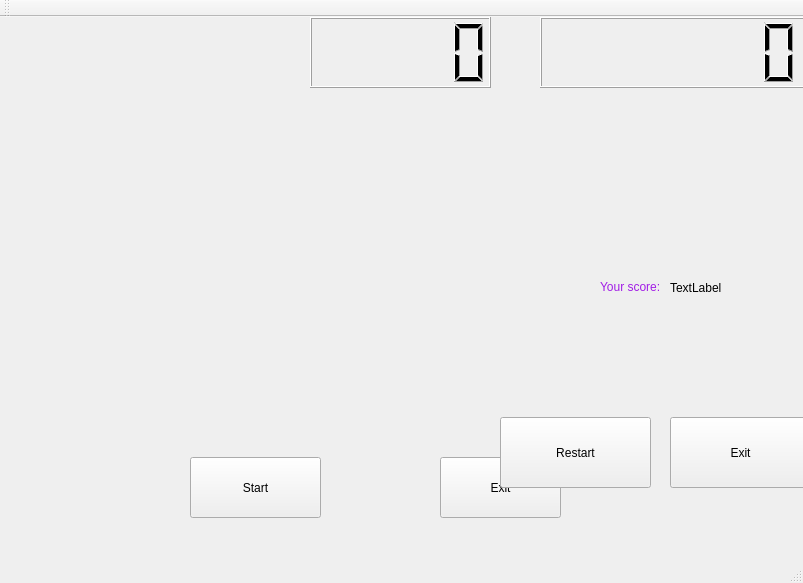
<?xml version="1.0" encoding="UTF-8"?>
<ui version="4.0">
 <class>Taiko</class>
 <widget class="QMainWindow" name="Taiko">
  <property name="geometry">
   <rect>
    <x>0</x>
    <y>0</y>
    <width>803</width>
    <height>583</height>
   </rect>
  </property>
  <property name="windowTitle">
   <string>Taiko</string>
  </property>
  <widget class="QWidget" name="centralWidget">
   <widget class="QPushButton" name="Start">
    <property name="geometry">
     <rect>
      <x>190</x>
      <y>440</y>
      <width>131</width>
      <height>61</height>
     </rect>
    </property>
    <property name="text">
     <string>Start</string>
    </property>
   </widget>
   <widget class="QPushButton" name="Exit">
    <property name="geometry">
     <rect>
      <x>440</x>
      <y>440</y>
      <width>121</width>
      <height>61</height>
     </rect>
    </property>
    <property name="text">
     <string>Exit</string>
    </property>
   </widget>
   <widget class="QLabel" name="Time">
    <property name="geometry">
     <rect>
      <x>320</x>
      <y>0</y>
      <width>141</width>
      <height>71</height>
     </rect>
    </property>
    <property name="text">
     <string/>
    </property>
   </widget>
   <widget class="QLabel" name="Score">
    <property name="geometry">
     <rect>
      <x>550</x>
      <y>0</y>
      <width>131</width>
      <height>71</height>
     </rect>
    </property>
    <property name="text">
     <string/>
    </property>
   </widget>
   <widget class="QLabel" name="BlueVolley">
    <property name="geometry">
     <rect>
      <x>730</x>
      <y>420</y>
      <width>71</width>
      <height>71</height>
     </rect>
    </property>
    <property name="text">
     <string/>
    </property>
    <property name="pixmap">
     <pixmap>../build-Taiko-Desktop_Qt_5_6_0_MinGW_32bit-Debug/image/volleyball.png</pixmap>
    </property>
    <property name="scaledContents">
     <bool>true</bool>
    </property>
   </widget>
   <widget class="QLabel" name="Z_text">
    <property name="geometry">
     <rect>
      <x>70</x>
      <y>424</y>
      <width>61</width>
      <height>61</height>
     </rect>
    </property>
    <property name="text">
     <string/>
    </property>
   </widget>
   <widget class="QLabel" name="X_text">
    <property name="geometry">
     <rect>
      <x>705</x>
      <y>425</y>
      <width>31</width>
      <height>61</height>
     </rect>
    </property>
    <property name="text">
     <string/>
    </property>
   </widget>
   <widget class="QLCDNumber" name="Time_LCD">
    <property name="geometry">
     <rect>
      <x>310</x>
      <y>0</y>
      <width>181</width>
      <height>71</height>
     </rect>
    </property>
   </widget>
   <widget class="QLCDNumber" name="Score_LCD">
    <property name="geometry">
     <rect>
      <x>540</x>
      <y>0</y>
      <width>341</width>
      <height>71</height>
     </rect>
    </property>
   </widget>
   <widget class="QLabel" name="Pika">
    <property name="geometry">
     <rect>
      <x>70</x>
      <y>30</y>
      <width>381</width>
      <height>341</height>
     </rect>
    </property>
    <property name="text">
     <string/>
    </property>
    <property name="pixmap">
     <pixmap>../build-Taiko-Desktop_Qt_5_6_0_MinGW_32bit-Debug/image/025Pikachu_XY_anime_3.png</pixmap>
    </property>
   </widget>
   <widget class="QLabel" name="Volley">
    <property name="geometry">
     <rect>
      <x>380</x>
      <y>160</y>
      <width>251</width>
      <height>201</height>
     </rect>
    </property>
    <property name="text">
     <string/>
    </property>
    <property name="pixmap">
     <pixmap>../build-Taiko-Desktop_Qt_5_6_0_MinGW_32bit-Debug/image/volleyball-ball-4235.png</pixmap>
    </property>
   </widget>
   <widget class="QPushButton" name="Restart">
    <property name="geometry">
     <rect>
      <x>500</x>
      <y>400</y>
      <width>151</width>
      <height>71</height>
     </rect>
    </property>
    <property name="text">
     <string>Restart</string>
    </property>
   </widget>
   <widget class="QPushButton" name="GameOver">
    <property name="geometry">
     <rect>
      <x>670</x>
      <y>400</y>
      <width>141</width>
      <height>71</height>
     </rect>
    </property>
    <property name="text">
     <string>Exit</string>
    </property>
   </widget>
   <widget class="QLabel" name="RedVolley">
    <property name="geometry">
     <rect>
      <x>0</x>
      <y>414</y>
      <width>71</width>
      <height>71</height>
     </rect>
    </property>
    <property name="text">
     <string/>
    </property>
    <property name="pixmap">
     <pixmap>../build-Taiko-Desktop_Qt_5_6_0_MinGW_32bit-Debug/image/QH6L2w0a_400x400.png</pixmap>
    </property>
    <property name="scaledContents">
     <bool>true</bool>
    </property>
   </widget>
   <widget class="QLabel" name="yourscore">
    <property name="geometry">
     <rect>
      <x>600</x>
      <y>250</y>
      <width>111</width>
      <height>41</height>
     </rect>
    </property>
    <property name="styleSheet">
     <string notr="true">color: rgb(162, 29, 230);</string>
    </property>
    <property name="text">
     <string>Your score:</string>
    </property>
    <property name="textFormat">
     <enum>Qt::RichText</enum>
    </property>
   </widget>
   <widget class="QLabel" name="finalscore">
    <property name="geometry">
     <rect>
      <x>670</x>
      <y>210</y>
      <width>131</width>
      <height>121</height>
     </rect>
    </property>
    <property name="text">
     <string>TextLabel</string>
    </property>
   </widget>
   <widget class="QLabel" name="gameoverbkg">
    <property name="geometry">
     <rect>
      <x>0</x>
      <y>0</y>
      <width>801</width>
      <height>541</height>
     </rect>
    </property>
    <property name="text">
     <string/>
    </property>
   </widget>
   <widget class="QLabel" name="pika1">
    <property name="geometry">
     <rect>
      <x>130</x>
      <y>380</y>
      <width>91</width>
      <height>101</height>
     </rect>
    </property>
    <property name="text">
     <string/>
    </property>
    <property name="scaledContents">
     <bool>true</bool>
    </property>
   </widget>
   <widget class="QLabel" name="pika2">
    <property name="geometry">
     <rect>
      <x>580</x>
      <y>380</y>
      <width>91</width>
      <height>101</height>
     </rect>
    </property>
    <property name="text">
     <string/>
    </property>
    <property name="scaledContents">
     <bool>true</bool>
    </property>
   </widget>
   <widget class="QLabel" name="pika3">
    <property name="geometry">
     <rect>
      <x>220</x>
      <y>380</y>
      <width>91</width>
      <height>91</height>
     </rect>
    </property>
    <property name="text">
     <string/>
    </property>
    <property name="scaledContents">
     <bool>true</bool>
    </property>
   </widget>
   <widget class="QLabel" name="pika4">
    <property name="geometry">
     <rect>
      <x>487</x>
      <y>380</y>
      <width>91</width>
      <height>111</height>
     </rect>
    </property>
    <property name="text">
     <string/>
    </property>
    <property name="scaledContents">
     <bool>true</bool>
    </property>
   </widget>
   <widget class="QLabel" name="pika5">
    <property name="geometry">
     <rect>
      <x>320</x>
      <y>390</y>
      <width>161</width>
      <height>111</height>
     </rect>
    </property>
    <property name="text">
     <string/>
    </property>
    <property name="scaledContents">
     <bool>true</bool>
    </property>
   </widget>
  </widget>
  <widget class="QMenuBar" name="menuBar">
   <property name="geometry">
    <rect>
     <x>0</x>
     <y>0</y>
     <width>803</width>
     <height>24</height>
    </rect>
   </property>
  </widget>
  <widget class="QToolBar" name="mainToolBar">
   <attribute name="toolBarArea">
    <enum>TopToolBarArea</enum>
   </attribute>
   <attribute name="toolBarBreak">
    <bool>false</bool>
   </attribute>
  </widget>
  <widget class="QStatusBar" name="statusBar"/>
 </widget>
 <layoutdefault spacing="6" margin="11"/>
 <resources/>
 <connections/>
</ui>
